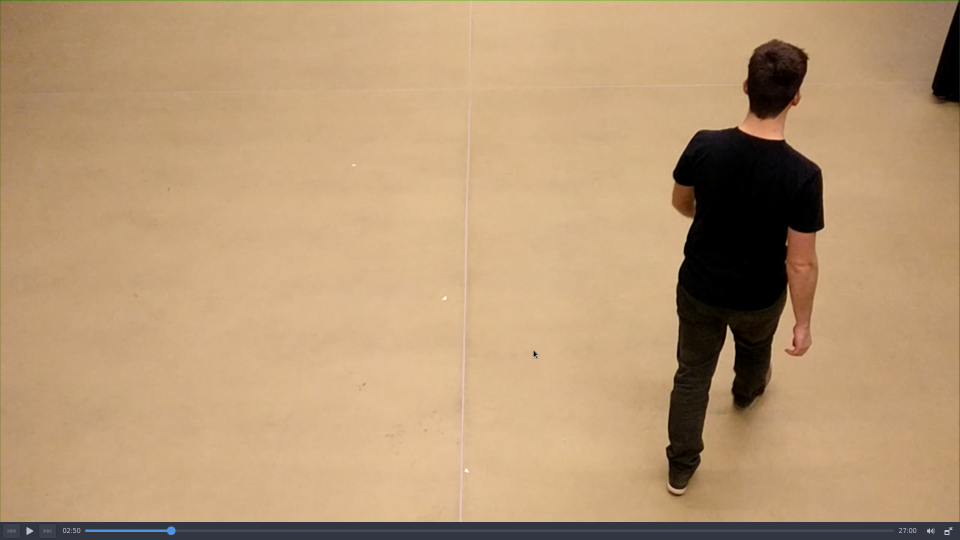
#> input picture Testimages/test4.png, 1920 x 1080 px (shown at 1/2 size)
$ python slidingWindow.py
#> lines starting #> are read from the running program, lines starting #| are printed output that depends on the picture; after the words box and inside, x2 and y2 are one past the last pixel; in counts of white or black regions, pixels touching at a corner belong together
from imutils import resize
import cv2

image = cv2.imread("Testimages/test4.png")
#> image is the input picture: shape (1080, 1920, 3); mean B, G, R 117.1, 153, 184.2
image = resize(image, height=min(180, image.shape[1]))
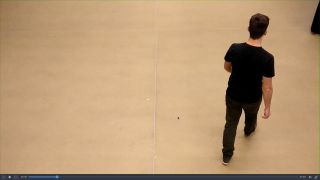
#> image: shape (180, 320, 3); mean B, G, R 117.1, 153, 184.2

(h, w) = image.shape[:2]
#> h = 180; w = 320
print(h, w)
#| 180 320

for i in range(0, h, 64):
    for j in range(0, w, 64):
        print(i, j)
        cv2.rectangle(image, (j, i), (j+64, i+128), (255, 0, 0))
        cv2.imshow("Sliding window test", image)
        cv2.waitKey(0)
#> this loop made 3 passes
#> pass 1, `cv2.imshow("Sliding window test", image)`:
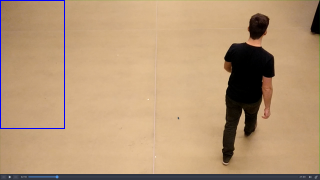
#> window 'Sliding window test': shape (180, 320, 3); mean B, G, R 118.1, 152, 183
#> pass 1, `cv2.imshow("Sliding window test", image)`:
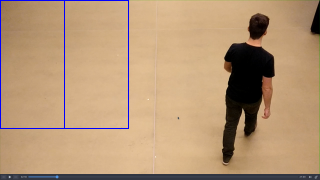
#> window 'Sliding window test': shape (180, 320, 3); mean B, G, R 118.6, 151.2, 182.1
#> pass 1, `cv2.imshow("Sliding window test", image)`:
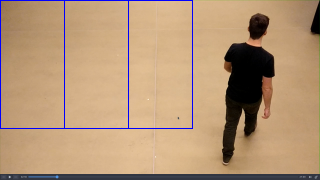
#> window 'Sliding window test': shape (180, 320, 3); mean B, G, R 119.1, 150.4, 181.2
#> pass 1, `cv2.imshow("Sliding window test", image)`:
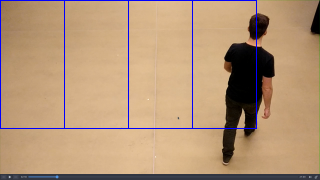
#> window 'Sliding window test': shape (180, 320, 3); mean B, G, R 120, 150, 180.7
#> after the loop:
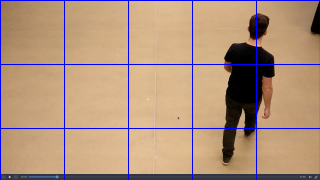
#> image: shape (180, 320, 3); 3.2% of pixels changed, all inside (x1, y1, x2, y2) = (0, 0, 320, 180)

$ run again, with Testimages/test10.png copied over Testimages/test4.png
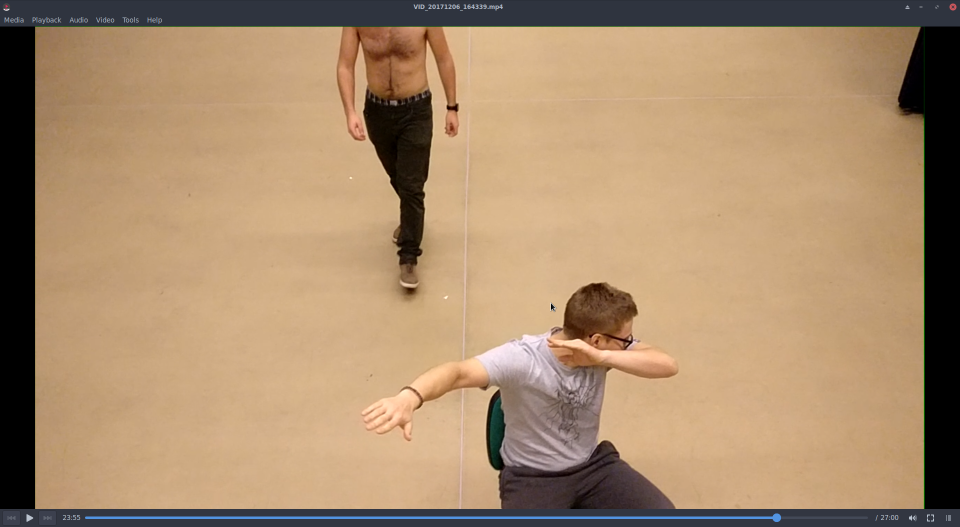
#> input picture Testimages/test10.png, 1920 x 1054 px (shown at 1/2 size)
#> image is the input picture: shape (1054, 1920, 3); mean B, G, R 108.6, 139.4, 168
#| 180 327
#> the loop `for i in range(0, h, 64):` made 3 passes
#> pass 1, `cv2.imshow("Sliding window test", image)`:
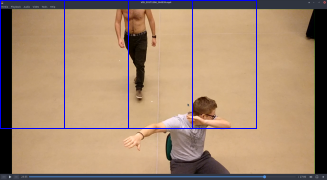
#> window 'Sliding window test': shape (180, 327, 3); mean B, G, R 111.8, 137.2, 165.4
#> after the loop `for i in range(0, h, 64):`:
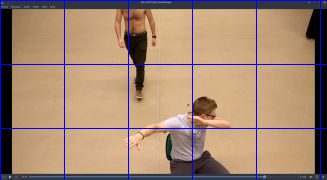
#> image: shape (180, 327, 3); mean B, G, R 114.4, 135.7, 163.5

$ run again, with Testimages/test11.png copied over Testimages/test4.png
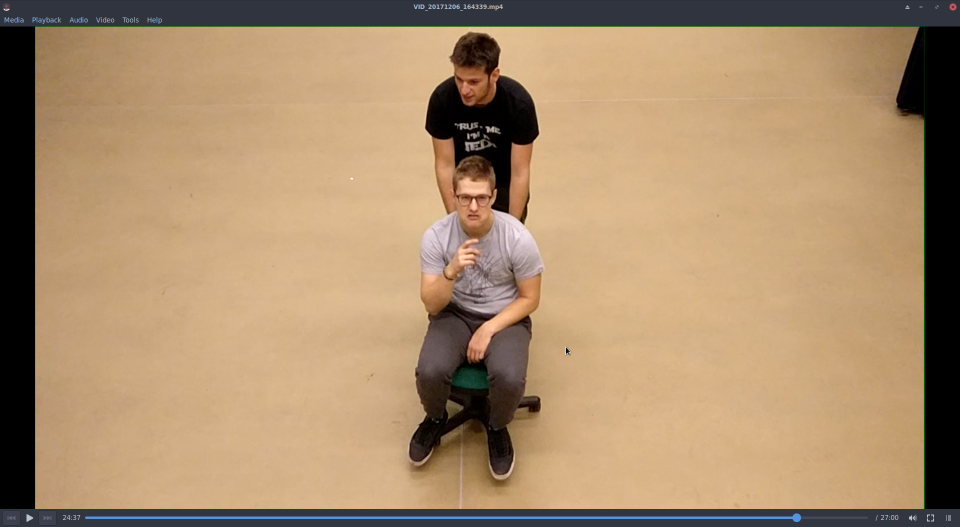
#> input picture Testimages/test11.png, 1920 x 1054 px (shown at 1/2 size)
#> image is the input picture: shape (1054, 1920, 3); mean B, G, R 108.2, 140.3, 168.4
#| 180 327
#> the loop `for i in range(0, h, 64):` made 3 passes
#> pass 1, `cv2.imshow("Sliding window test", image)`:
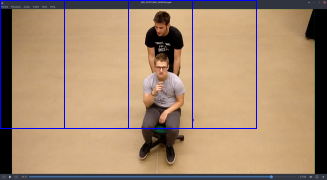
#> window 'Sliding window test': shape (180, 327, 3); mean B, G, R 111.3, 138, 165.7
#> after the loop `for i in range(0, h, 64):`:
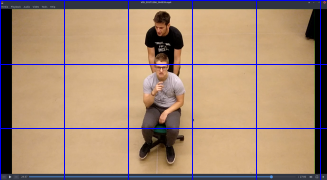
#> image: shape (180, 327, 3); mean B, G, R 113.9, 136.3, 163.8

$ run again, with Testimages/test12.png copied over Testimages/test4.png
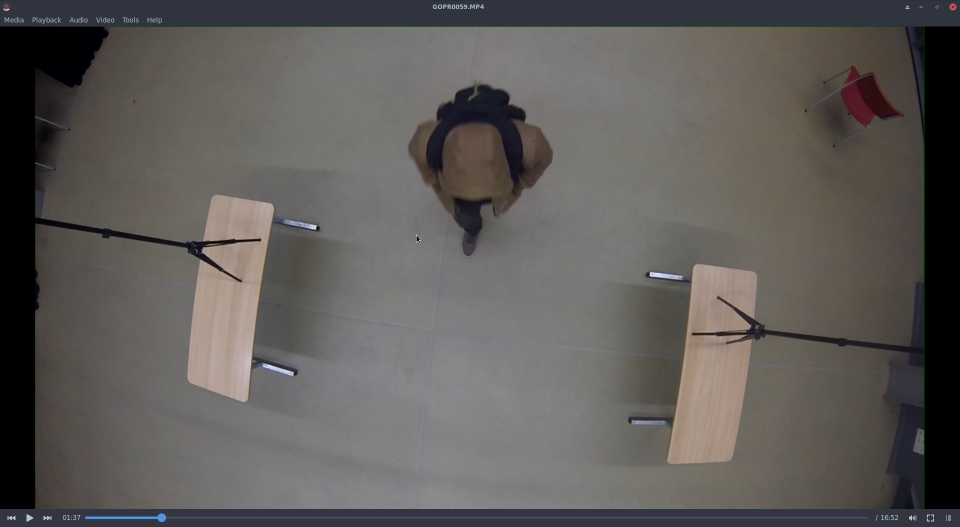
#> input picture Testimages/test12.png, 1920 x 1054 px (shown at 1/2 size)
#> image is the input picture: shape (1054, 1920, 3); mean B, G, R 88.7, 91, 94.1
#| 180 327
#> the loop `for i in range(0, h, 64):` made 3 passes
#> pass 1, `cv2.imshow("Sliding window test", image)`:
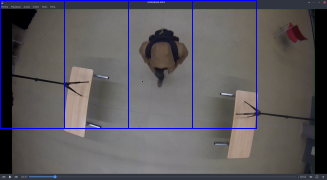
#> window 'Sliding window test': shape (180, 327, 3); mean B, G, R 92, 89.4, 92.4
#> after the loop `for i in range(0, h, 64):`:
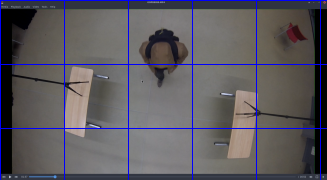
#> image: shape (180, 327, 3); mean B, G, R 94.9, 88.3, 91.3
